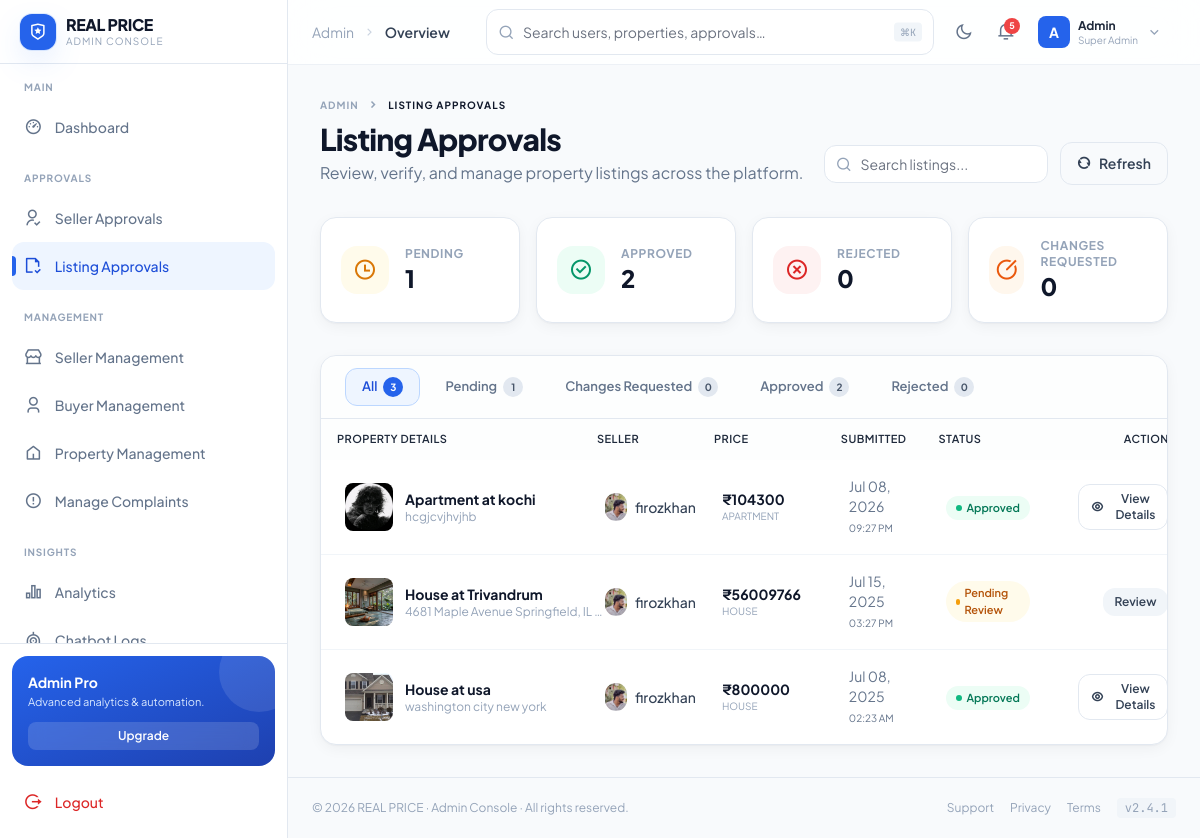
Screenshot of /listing-approvals/ (signed in) with the database file from the repository.
### app/models.py (models this page shows, shortened)
class Property(models.Model):
    PROPERTY_TYPES = [
        ('House', 'House'),
        ('Apartment', 'Apartment'),
        ('Commercial', 'Commercial'),
        ('Land', 'Land'),
    ]
    STATUS_CHOICES = [
        ('Available', 'Available'),
        ('Sold', 'Sold'),
        ('Rented', 'Rented'),
    ]
    LISTING_TYPE_CHOICES = [
        ('sale', 'For Sale'),
        ('rent', 'For Rent'),
    ]
    APPROVAL_STATUS_CHOICES = [
        ('pending', 'Pending Review'),
        ('approved', 'Approved'),
        ('rejected', 'Rejected'),
        ('changes_requested', 'Changes Requested'),
    ]
    property_type = models.CharField(max_length=50, choices=PROPERTY_TYPES)
    address = models.TextField()
    location = models.CharField(max_length=100)
    latitude = models.FloatField(null=True, blank=True)
    longitude = models.FloatField(null=True, blank=True)
    area_sqft = models.FloatField(null=True, blank=True)
    bedrooms = models.PositiveIntegerField(null=True, blank=True)
    bathrooms = models.PositiveIntegerField(null=True, blank=True)
    features = models.CharField(max_length=200, blank=True)
    description = models.TextField(blank=True)
    main_image = models.ImageField(upload_to='property_photos/', null=True, blank=True)
    image_1 = models.ImageField(upload_to='property_photos/', null=True, blank=True)
    image_2 = models.ImageField(upload_to='property_photos/', null=True, blank=True)
    image_3 = models.ImageField(upload_to='property_photos/', null=True, blank=True)
    price = models.DecimalField(max_digits=12, decimal_places=2)
    previous_price = models.DecimalField(
        max_digits=12, decimal_places=2, null=True, blank=True,
        help_text='Set when price is lowered, to show "Price Drop" badge.'
    )
    listing_type = models.CharField(
        max_length=4, choices=LISTING_TYPE_CHOICES, default='sale',
        db_index=True,
        help_text='Whether this property is for sale or for rent.'
    )
    status = models.CharField(max_length=20, choices=STATUS_CHOICES, default='Available')
    seller = models.ForeignKey(CustomUser, on_delete=models.CASCADE)
    is_approved = models.BooleanField(default=False)
    approved_at = models.DateTimeField(null=True, blank=True)
    approval_status = models.CharField(
        max_length=20,
        choices=APPROVAL_STATUS_CHOICES,
        default='pending',
        db_index=True,
    )
    admin_notes = models.TextField(blank=True, default='')       # Internal — NOT visible to seller
    seller_feedback = models.TextField(blank=True, default='')   # Message TO seller (reject/changes)
    reviewed_at = models.DateTimeField(null=True, blank=True)
    reviewed_by = models.ForeignKey(
        CustomUser,
        on_delete=models.SET_NULL,
        null=True,
        blank=True,
        related_name='reviewed_properties',
    )
    posted_at = models.DateTimeField(auto_now_add=True)
    slug = models.SlugField(unique=True, blank=True)

class CustomUser(AbstractBaseUser, PermissionsMixin):
    username = models.CharField(max_length=150, unique=True)
    email = models.EmailField(unique=True)
    phone = models.CharField(max_length=15)
    address = models.TextField()
    gender = models.CharField(max_length=10)
    profile_pic = models.ImageField(upload_to='profile_pics/', blank=True, null=True)
    proof_of_identity = models.FileField(upload_to='identity_proofs/', null=True, blank=True)
    ROLE_CHOICES = [
        ('seller', 'Seller'),
        ('admin', 'Admin'),
    ]
    role = models.CharField(max_length=10, choices=ROLE_CHOICES, default='seller')
    REVIEW_STATUS_CHOICES = [
        ('pending', 'Pending Review'),
        ('changes_requested', 'Changes Requested'),
        ('approved', 'Approved'),
        ('rejected', 'Rejected'),
    ]
    review_status = models.CharField(
        max_length=20, choices=REVIEW_STATUS_CHOICES, default='pending'
    )
    is_blocked = models.BooleanField(default=False)
    is_approved = models.BooleanField(default=False)
    is_active = models.BooleanField(default=True)
    is_staff = models.BooleanField(default=False)
    block_reason = models.TextField(blank=True, default='')
    rejection_reason = models.TextField(blank=True, default='')
    date_joined = models.DateTimeField(auto_now_add=True, null=True)
    USERNAME_FIELD = 'username'
    REQUIRED_FIELDS = ['email']
    objects = CustomUserManager()

### app/views.py (the view, shortened to what this page needs)
# urls.py: path('listing-approvals/', views.listing_approvals, name='listing_approvals'),
@login_required
@admin_required
def listing_approvals(request):
    properties = Property.objects.select_related('seller').order_by('-posted_at')
    q = request.GET.get('q', '').strip()
    status_filter = request.GET.get('status', 'all')
    if status_filter in ('pending', 'approved', 'rejected', 'changes_requested'):
        properties = properties.filter(approval_status=status_filter)
    all_props = Property.objects.all()
    pending_count = all_props.filter(approval_status='pending').count()
    approved_count = all_props.filter(approval_status='approved').count()
    rejected_count = all_props.filter(approval_status='rejected').count()
    changes_requested_count = all_props.filter(approval_status='changes_requested').count()
    paginator = Paginator(properties, 10)
    page_obj = paginator.get_page(request.GET.get('page', 1))
    return render(request, 'listing_approvals.html', {
        'page_obj': page_obj,
        'properties': page_obj,
        'q': q,
        'status_filter': status_filter,
        'pending_count': pending_count,
        'approved_count': approved_count,
        'rejected_count': rejected_count,
        'changes_requested_count': changes_requested_count,
        'total_count': pending_count + approved_count + rejected_count + changes_requested_count,
    })

### app/templates/listing_approvals.html (shortened to what this page needs)
{% extends "admin_base.html" %}
{% load static %}
{% block content %}
<div class="space-y-8 animate-fade-in-up">
  <div class="flex flex-col md:flex-row md:items-end justify-between gap-4">
    <div>
      <nav class="flex items-center gap-2 text-[10px] font-bold uppercase tracking-widest text-ink-400 mb-2">
        <a href="{% url 'admin_dashboard' %}" class="hover:text-brand-600 transition">Admin</a>
        <i class="ri-arrow-right-s-line text-xs"></i>
        <span class="text-ink-900 dark:text-white">Listing Approvals</span>
      </nav>
      <h1 class="text-3xl font-extrabold text-ink-900 dark:text-white tracking-tight">Listing Approvals</h1>
      <p class="text-ink-500 dark:text-ink-400 mt-1">Review, verify, and manage property listings across the platform.</p>
    </div>
    <div class="flex items-center gap-3">
      <form method="get" action="{% url 'listing_approvals' %}" class="relative hidden sm:block">
        <i class="ri-search-line absolute left-3 top-1/2 -translate-y-1/2 text-ink-400"></i>
        <input type="text" name="q" value="{{ q }}" class="input pl-9 pr-4 py-2 text-sm w-56" placeholder="Search listings..." />
      </form>
      <a href="{% url 'listing_approvals' %}" class="btn-outline">
        <i class="ri-refresh-line"></i>
        <span>Refresh</span>
      </a>
    </div>
  </div>
  <div class="grid grid-cols-1 sm:grid-cols-2 lg:grid-cols-4 gap-4">
    <a href="?status=pending" class="card p-5 flex items-center gap-4 stagger-1 hover:shadow-md transition">
      <div class="h-12 w-12 rounded-2xl bg-warning-50 dark:bg-warning-900/20 text-warning-600 dark:text-warning-400 grid place-items-center">
        <i class="ri-time-line text-2xl"></i>
      </div>
      <div>
        <p class="text-xs font-bold text-ink-400 uppercase tracking-wider">Pending</p>
        <p class="text-2xl font-extrabold text-ink-900 dark:text-white">{{ pending_count }}</p>
      </div>
    </a>
    <a href="?status=approved" class="card p-5 flex items-center gap-4 stagger-2 hover:shadow-md transition">
      <div class="h-12 w-12 rounded-2xl bg-success-50 dark:bg-success-900/20 text-success-600 dark:text-success-400 grid place-items-center">
        <i class="ri-checkbox-circle-line text-2xl"></i>
      </div>
      <div>
        <p class="text-xs font-bold text-ink-400 uppercase tracking-wider">Approved</p>
        <p class="text-2xl font-extrabold text-ink-900 dark:text-white">{{ approved_count }}</p>
      </div>
    </a>
    <a href="?status=rejected" class="card p-5 flex items-center gap-4 stagger-3 hover:shadow-md transition">
      <div class="h-12 w-12 rounded-2xl bg-danger-50 dark:bg-danger-900/20 text-danger-600 dark:text-danger-400 grid place-items-center">
        <i class="ri-close-circle-line text-2xl"></i>
      </div>
      <div>
        <p class="text-xs font-bold text-ink-400 uppercase tracking-wider">Rejected</p>
        <p class="text-2xl font-extrabold text-ink-900 dark:text-white">{{ rejected_count }}</p>
      </div>
    </a>
    <a href="?status=changes_requested" class="card p-5 flex items-center gap-4 stagger-4 hover:shadow-md transition">
      <div class="h-12 w-12 rounded-2xl bg-orange-50 dark:bg-orange-900/20 text-orange-600 dark:text-orange-400 grid place-items-center">
        <i class="ri-edit-circle-line text-2xl"></i>
      </div>
      <div>
        <p class="text-xs font-bold text-ink-400 uppercase tracking-wider">Changes Requested</p>
        <p class="text-2xl font-extrabold text-ink-900 dark:text-white">{{ changes_requested_count }}</p>
      </div>
    </a>
  </div>
  <div class="card overflow-hidden stagger-5">
    <div class="px-6 py-3 border-b border-ink-200 dark:border-ink-800 bg-ink-50/30 dark:bg-ink-900/30 flex items-center gap-2 overflow-x-auto no-scrollbar">
      <a href="?status=all{% if q %}&q={{ q }}{% endif %}" class="status-tab {% if status_filter == 'all' %}active{% endif %}">
        All <span class="tab-count">{{ total_count }}</span>
      </a>
      <a href="?status=pending{% if q %}&q={{ q }}{% endif %}" class="status-tab {% if status_filter == 'pending' %}active{% endif %}">
        Pending <span class="tab-count">{{ pending_count }}</span>
      </a>
      <a href="?status=changes_requested{% if q %}&q={{ q }}{% endif %}" class="status-tab {% if status_filter == 'changes_requested' %}active{% endif %}">
        Changes Requested <span class="tab-count">{{ changes_requested_count }}</span>
      </a>
      <a href="?status=approved{% if q %}&q={{ q }}{% endif %}" class="status-tab {% if status_filter == 'approved' %}active{% endif %}">
        Approved <span class="tab-count">{{ approved_count }}</span>
      </a>
      <a href="?status=rejected{% if q %}&q={{ q }}{% endif %}" class="status-tab {% if status_filter == 'rejected' %}active{% endif %}">
        Rejected <span class="tab-count">{{ rejected_count }}</span>
      </a>
    </div>
    <div class="overflow-x-auto">
      <table class="w-full text-left border-collapse">
        <thead>
          <tr class="bg-ink-50/30 dark:bg-ink-900/30">
            <th class="th">Property Details</th>
            <th class="th">Seller</th>
            <th class="th">Price</th>
            <th class="th">Submitted</th>
            <th class="th">Status</th>
            <th class="th text-right">Actions</th>
          </tr>
        </thead>
        <tbody class="divide-y divide-ink-100 dark:divide-ink-800">
          {% for prop in properties %}
          <tr class="listing-row">
            <td class="px-6 py-4">
              <div class="flex items-center gap-3">
                {% if prop.main_image %}
                <img src="{{ prop.main_image.url }}" alt="Property" class="property-thumb">
                {% else %}
                <div class="property-thumb bg-ink-100 dark:bg-ink-800 grid place-items-center">
                  <i class="ri-home-line text-ink-400"></i>
                </div>
                {% endif %}
                <div>
                  <p class="text-sm font-bold text-ink-900 dark:text-white">{{ prop.property_type }} at {{ prop.location }}</p>
                  <p class="text-xs text-ink-400 truncate max-w-[200px]">{{ prop.address }}</p>
                </div>
              </div>
            </td>
            <td class="px-6 py-4">
              <div class="flex items-center gap-2">
                {% if prop.seller.profile_pic %}
                <img src="{{ prop.seller.profile_pic.url }}" class="h-7 w-7 rounded-full object-cover" alt="">
                {% else %}
                <div class="h-7 w-7 rounded-full bg-brand-100 text-brand-700 text-[10px] font-bold grid place-items-center uppercase">{{ prop.seller.username|truncatechars:2 }}</div>
                {% endif %}
                <span class="text-sm font-medium text-ink-700 dark:text-ink-300">{{ prop.seller.username }}</span>
              </div>
            </td>
            <td class="px-6 py-4">
              <p class="text-sm font-bold text-ink-900 dark:text-white">₹{{ prop.price|floatformat:0 }}</p>
              <p class="text-[10px] text-ink-400 uppercase">{{ prop.property_type }}</p>
            </td>
            <td class="px-6 py-4 text-sm text-ink-500 dark:text-ink-400">
              {{ prop.posted_at|date:"M d, Y" }}<br><span class="text-[10px]">{{ prop.posted_at|date:"h:i A" }}</span>
            </td>
            <td class="px-6 py-4">
              {% if prop.approval_status == 'pending' %}
              <span class="badge-warning">
                <span class="h-1.5 w-1.5 rounded-full bg-warning-500 animate-pulse-soft"></span>
                Pending Review
              </span>
              {% elif prop.approval_status == 'approved' %}
              <span class="badge-success">
                <span class="h-1.5 w-1.5 rounded-full bg-success-500"></span>
                Approved
              </span>
              {% elif prop.approval_status == 'rejected' %}
              <span class="badge-danger">
                <span class="h-1.5 w-1.5 rounded-full bg-danger-500"></span>
                Rejected
              </span>
              {% elif prop.approval_status == 'changes_requested' %}
              <span class="badge-orange">
                <span class="h-1.5 w-1.5 rounded-full bg-orange-500"></span>
                Changes Requested
              </span>
              {% endif %}
            </td>
            <td class="px-6 py-4 text-right">
              <div class="flex items-center justify-end gap-1">
                {% if prop.approval_status == 'pending' %}
                <button onclick="openReviewModal({{ prop.id }})" class="btn-secondary px-3 py-1.5 text-xs">Review</button>
                {% elif prop.approval_status == 'changes_requested' %}
                <button onclick="openReviewModal({{ prop.id }})" class="btn-secondary px-3 py-1.5 text-xs" style="background:#fff7ed;color:#c2410c;"><i class="ri-refresh-line mr-1"></i>Review Again</button>
                {% elif prop.approval_status == 'approved' %}
                <button onclick="openReviewModal({{ prop.id }})" class="btn-outline px-3 py-1.5 text-xs"><i class="ri-eye-line mr-1"></i>View Details</button>
                {% elif prop.approval_status == 'rejected' %}
                <button onclick="openReviewModal({{ prop.id }})" class="btn-outline px-3 py-1.5 text-xs"><i class="ri-eye-line mr-1"></i>View Details</button>
                {% endif %}
              </div>
            </td>
          </tr>
          {% endfor %}
        </tbody>
      </table>
    </div>
  </div>
</div>
{% endblock %}

### rows the page displays
Property: main_image (picture), property_type "Apartment", location "kochi", address "hcgjcvjhvjhb", seller.profile_pic (picture), seller.username "firozkhan", price "104300", property_type "APARTMENT", posted_at "Jul 08, 2026", posted_at "09:27 PM", approval_status "approved" (drawn)
Property: main_image (picture), property_type "House", location "Trivandrum", address "4681 Maple Avenue Springfield, IL…", seller.profile_pic (picture), seller.username "firozkhan", price "56009766", property_type "HOUSE", posted_at "Jul 15, 2025", posted_at "03:27 PM", approval_status "pending" (drawn)
Property: main_image (placeholder picture), property_type "House", location "usa", address "washington city new york", seller.profile_pic (picture), seller.username "firozkhan", price "800000", property_type "HOUSE", posted_at "Jul 08, 2025", posted_at "02:23 AM", approval_status "approved" (drawn)

### other values shown
{{ pending_count }} "1"
{{ approved_count }} "2"
{{ rejected_count }} "0"
{{ changes_requested_count }} "0"
{{ total_count }} "3"
